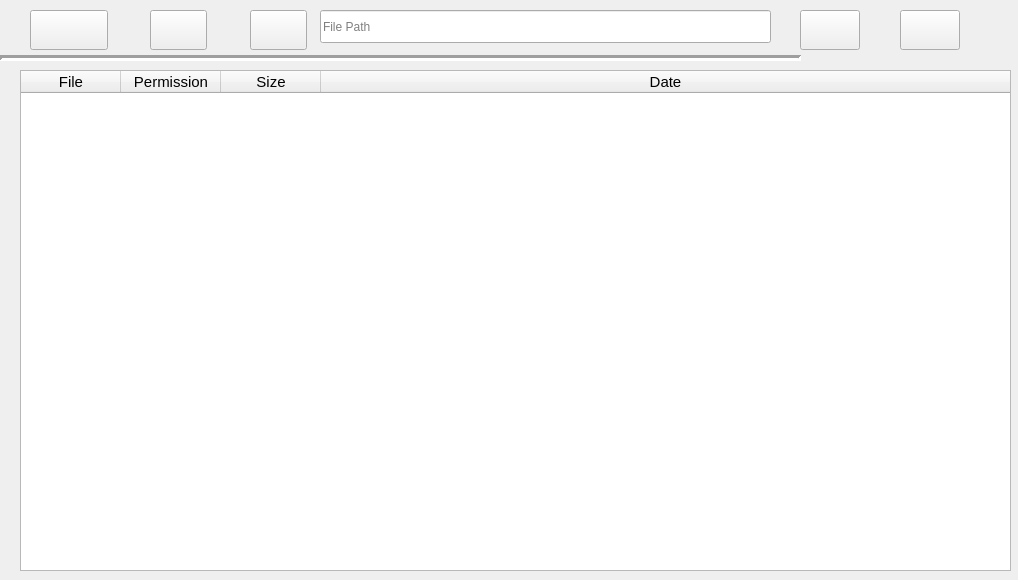
<?xml version="1.0" encoding="UTF-8"?>
<ui version="4.0">
 <class>centralwidget</class>
 <widget class="QWidget" name="centralwidget">
  <property name="geometry">
   <rect>
    <x>0</x>
    <y>0</y>
    <width>1018</width>
    <height>580</height>
   </rect>
  </property>
  <property name="sizePolicy">
   <sizepolicy hsizetype="Expanding" vsizetype="Expanding">
    <horstretch>0</horstretch>
    <verstretch>0</verstretch>
   </sizepolicy>
  </property>
  <property name="windowTitle">
   <string>Form</string>
  </property>
  <widget class="CardWidget" name="CardWidget">
   <property name="geometry">
    <rect>
     <x>0</x>
     <y>0</y>
     <width>1000</width>
     <height>61</height>
    </rect>
   </property>
   <property name="sizePolicy">
    <sizepolicy hsizetype="Expanding" vsizetype="Expanding">
     <horstretch>0</horstretch>
     <verstretch>0</verstretch>
    </sizepolicy>
   </property>
   <property name="layoutDirection">
    <enum>Qt::LeftToRight</enum>
   </property>
   <widget class="PrimaryDropDownPushButton" name="PrimaryDropDownPushButton">
    <property name="geometry">
     <rect>
      <x>30</x>
      <y>10</y>
      <width>78</width>
      <height>40</height>
     </rect>
    </property>
    <property name="styleSheet">
     <string notr="true">PushButton, ToolButton, ToggleButton, ToggleToolButton {
    color: black;
    background: rgba(255, 255, 255, 0.7);
    border: 1px solid rgba(0, 0, 0, 0.073);
    border-bottom: 1px solid rgba(0, 0, 0, 0.183);
    border-radius: 5px;
    /* font: 14px 'Segoe UI', 'Microsoft YaHei'; */
    padding: 5px 12px 6px 12px;
    outline: none;
}

ToolButton {
    padding: 5px 9px 6px 8px;
}

PushButton[hasIcon=false] {
    padding: 5px 12px 6px 12px;
}

PushButton[hasIcon=true] {
    padding: 5px 12px 6px 36px;
}

DropDownToolButton, PrimaryDropDownToolButton {
    padding: 5px 31px 6px 8px;
}

DropDownPushButton[hasIcon=false],
PrimaryDropDownPushButton[hasIcon=false] {
    padding: 5px 31px 6px 12px;
    image-position: center;
}

DropDownPushButton[hasIcon=true],
PrimaryDropDownPushButton[hasIcon=true] {
    padding: 5px 31px 6px 36px;
}

PushButton:hover, ToolButton:hover, ToggleButton:hover, ToggleToolButton:hover {
    background: rgba(249, 249, 249, 0.5);
}

PushButton:pressed, ToolButton:pressed, ToggleButton:pressed, ToggleToolButton:pressed {
    color: rgba(0, 0, 0, 0.63);
    background: rgba(249, 249, 249, 0.3);
    border-bottom: 1px solid rgba(0, 0, 0, 0.073);
}

PushButton:disabled, ToolButton:disabled, ToggleButton:disabled, ToggleToolButton:disabled {
    color: rgba(0, 0, 0, 0.36);
    background: rgba(249, 249, 249, 0.3);
    border: 1px solid rgba(0, 0, 0, 0.06);
    border-bottom: 1px solid rgba(0, 0, 0, 0.06);
}


PrimaryPushButton,
PrimaryToolButton,
ToggleButton:checked,
ToggleToolButton:checked {
    color: white;
    background-color: #009faa;
    border: 1px solid #00a7b3;
    border-bottom: 1px solid #007780;
}

PrimaryPushButton:hover,
PrimaryToolButton:hover,
ToggleButton:checked:hover,
ToggleToolButton:checked:hover {
    background-color: #00a7b3;
    border: 1px solid #2daab3;
    border-bottom: 1px solid #007780;
}

PrimaryPushButton:pressed,
PrimaryToolButton:pressed,
ToggleButton:checked:pressed,
ToggleToolButton:checked:pressed {
    color: rgba(255, 255, 255, 0.63);
    background-color: #3eabb3;
    border: 1px solid #3eabb3;
}

PrimaryPushButton:disabled,
PrimaryToolButton:disabled,
ToggleButton:checked:disabled,
ToggleToolButton:checked:disabled {
    color: rgba(255, 255, 255, 0.9);
    background-color: rgb(205, 205, 205);
    border: 1px solid rgb(205, 205, 205);
}

SplitDropButton,
PrimarySplitDropButton {
    border-left: none;
    border-top-left-radius: 0;
    border-bottom-left-radius: 0;
}

#splitPushButton,
#splitToolButton,
#primarySplitPushButton,
#primarySplitToolButton {
    border-top-right-radius: 0;
    border-bottom-right-radius: 0;
}

#splitPushButton:pressed,
#splitToolButton:pressed,
SplitDropButton:pressed {
    border-bottom: 1px solid rgba(0, 0, 0, 0.183);
}

PrimarySplitDropButton:pressed {
    border-bottom: 1px solid #007780;
}

#primarySplitPushButton, #primarySplitToolButton {
    border-right: 1px solid #3eabb3;
}

#primarySplitPushButton:pressed, #primarySplitToolButton:pressed {
    border-bottom: 1px solid #007780;
}

HyperlinkButton {
    /* font: 14px 'Segoe UI', 'Microsoft YaHei'; */
    padding: 6px 12px 6px 12px;
    color: #009faa;
    border: none;
    border-radius: 6px;
    background-color: transparent;
}

HyperlinkButton[hasIcon=false] {
    padding: 6px 12px 6px 12px;
}

HyperlinkButton[hasIcon=true] {
    padding: 6px 12px 6px 36px;
}

HyperlinkButton:hover {
    color: #009faa;
    background-color: rgba(0, 0, 0, 10);
    border: none;
}

HyperlinkButton:pressed {
    color: #009faa;
    background-color: rgba(0, 0, 0, 6);
    border: none;
}

HyperlinkButton:disabled {
    color: rgba(0, 0, 0, 0.43);
    background-color: transparent;
    border: none;
}


RadioButton {
    min-height: 24px;
    max-height: 24px;
    background-color: transparent;
    font: 14px 'Segoe UI', 'Microsoft YaHei', 'PingFang SC';
    color: black;
}

RadioButton::indicator {
    width: 18px;
    height: 18px;
    border-radius: 11px;
    border: 2px solid #999999;
    background-color: rgba(0, 0, 0, 5);
    margin-right: 4px;
}

RadioButton::indicator:hover {
    background-color: rgba(0, 0, 0, 0);
}

RadioButton::indicator:pressed {
    border: 2px solid #bbbbbb;
    background-color: qradialgradient(spread:pad, cx:0.5, cy:0.5, radius:0.5, fx:0.5, fy:0.5,
            stop:0 rgb(255, 255, 255),
            stop:0.5 rgb(255, 255, 255),
            stop:0.6 rgb(225, 224, 223),
            stop:1 rgb(225, 224, 223));
}

RadioButton::indicator:checked {
    height: 22px;
    width: 22px;
    border: none;
    border-radius: 11px;
    background-color: qradialgradient(spread:pad, cx:0.5, cy:0.5, radius:0.5, fx:0.5, fy:0.5,
            stop:0 rgb(255, 255, 255),
            stop:0.5 rgb(255, 255, 255),
            stop:0.6 #009faa,
            stop:1 #009faa);
}

RadioButton::indicator:checked:hover {
    background-color: qradialgradient(spread:pad, cx:0.5, cy:0.5, radius:0.5, fx:0.5, fy:0.5,
            stop:0 rgb(255, 255, 255),
            stop:0.6 rgb(255, 255, 255),
            stop:0.7 #009faa,
            stop:1 #009faa);
}

RadioButton::indicator:checked:pressed {
    background-color: qradialgradient(spread:pad, cx:0.5, cy:0.5, radius:0.5, fx:0.5, fy:0.5,
            stop:0 rgb(255, 255, 255),
            stop:0.5 rgb(255, 255, 255),
            stop:0.6 #009faa,
            stop:1 #009faa);
}

RadioButton:disabled {
    color: rgba(0, 0, 0, 110);
}

RadioButton::indicator:disabled {
    border: 2px solid #bbbbbb;
    background-color: transparent;
}

RadioButton::indicator:disabled:checked {
    border: none;
    background-color: qradialgradient(spread:pad, cx:0.5, cy:0.5, radius:0.5, fx:0.5, fy:0.5,
            stop:0 rgb(255, 255, 255),
            stop:0.5 rgb(255, 255, 255),
            stop:0.6 rgba(0, 0, 0, 0.2169),
            stop:1 rgba(0, 0, 0, 0.2169));
}

TransparentToolButton,
TransparentToggleToolButton,
TransparentDropDownToolButton,
TransparentPushButton,
TransparentDropDownPushButton,
TransparentTogglePushButton {
    background-color: transparent;
    border: none;
    border-radius: 5px;
    margin: 0;
}

TransparentToolButton:hover,
TransparentToggleToolButton:hover,
TransparentDropDownToolButton:hover,
TransparentPushButton:hover,
TransparentDropDownPushButton:hover,
TransparentTogglePushButton:hover {
    background-color: rgba(0, 0, 0, 9);
    border: none;
}

TransparentToolButton:pressed,
TransparentToggleToolButton:pressed,
TransparentDropDownToolButton:pressed,
TransparentPushButton:pressed,
TransparentDropDownPushButton:pressed,
TransparentTogglePushButton:pressed {
    background-color: rgba(0, 0, 0, 6);
    border: none;
}

TransparentToolButton:disabled,
TransparentToggleToolButton:disabled,
TransparentDropDownToolButton:disabled,
TransprentPushButton:disabled,
TransparentDropDownPushButton:disabled,
TransprentTogglePushButton:disabled {
    background-color: transparent;
    border: none;
}


PillPushButton,
PillPushButton:hover,
PillPushButton:pressed,
PillPushButton:disabled,
PillPushButton:checked,
PillPushButton:checked:hover,
PillPushButton:checked:pressed,
PillPushButton:disabled:checked,
PillToolButton,
PillToolButton:hover,
PillToolButton:pressed,
PillToolButton:disabled,
PillToolButton:checked,
PillToolButton:checked:hover,
PillToolButton:checked:pressed,
PillToolButton:disabled:checked {
    background-color: transparent;
    border: none;
}
</string>
    </property>
    <property name="text">
     <string/>
    </property>
    <property name="icon">
     <iconset>
      <normaloff>../resources/icons/upload.png</normaloff>../resources/icons/upload.png</iconset>
    </property>
    <property name="iconSize">
     <size>
      <width>29</width>
      <height>29</height>
     </size>
    </property>
    <property name="autoDefault">
     <bool>false</bool>
    </property>
   </widget>
   <widget class="PrimaryPushButton" name="button_connect">
    <property name="geometry">
     <rect>
      <x>250</x>
      <y>10</y>
      <width>57</width>
      <height>40</height>
     </rect>
    </property>
    <property name="text">
     <string/>
    </property>
    <property name="icon">
     <iconset>
      <normaloff>../resources/back.png</normaloff>../resources/back.png</iconset>
    </property>
    <property name="iconSize">
     <size>
      <width>27</width>
      <height>27</height>
     </size>
    </property>
   </widget>
   <widget class="LineEdit" name="FilePath">
    <property name="geometry">
     <rect>
      <x>320</x>
      <y>10</y>
      <width>451</width>
      <height>33</height>
     </rect>
    </property>
    <property name="maximumSize">
     <size>
      <width>16777215</width>
      <height>40</height>
     </size>
    </property>
    <property name="layoutDirection">
     <enum>Qt::LeftToRight</enum>
    </property>
    <property name="inputMask">
     <string/>
    </property>
    <property name="text">
     <string/>
    </property>
    <property name="placeholderText">
     <string>File Path</string>
    </property>
   </widget>
   <widget class="PrimaryPushButton" name="button_connect_2">
    <property name="geometry">
     <rect>
      <x>800</x>
      <y>10</y>
      <width>60</width>
      <height>40</height>
     </rect>
    </property>
    <property name="text">
     <string/>
    </property>
    <property name="icon">
     <iconset>
      <normaloff>../resources/go.png</normaloff>../resources/go.png</iconset>
    </property>
    <property name="iconSize">
     <size>
      <width>30</width>
      <height>30</height>
     </size>
    </property>
   </widget>
   <widget class="PrimaryPushButton" name="button_connect_3">
    <property name="geometry">
     <rect>
      <x>900</x>
      <y>10</y>
      <width>60</width>
      <height>40</height>
     </rect>
    </property>
    <property name="text">
     <string/>
    </property>
    <property name="icon">
     <iconset>
      <normaloff>../resources/refresh.png</normaloff>../resources/refresh.png</iconset>
    </property>
    <property name="iconSize">
     <size>
      <width>30</width>
      <height>30</height>
     </size>
    </property>
   </widget>
   <widget class="PrimaryPushButton" name="button_connect_4">
    <property name="geometry">
     <rect>
      <x>150</x>
      <y>10</y>
      <width>57</width>
      <height>40</height>
     </rect>
    </property>
    <property name="text">
     <string/>
    </property>
    <property name="icon">
     <iconset>
      <normaloff>../resources/create_folder.png</normaloff>../resources/create_folder.png</iconset>
    </property>
    <property name="iconSize">
     <size>
      <width>30</width>
      <height>30</height>
     </size>
    </property>
   </widget>
  </widget>
  <widget class="Line" name="line">
   <property name="geometry">
    <rect>
     <x>0</x>
     <y>50</y>
     <width>801</width>
     <height>16</height>
    </rect>
   </property>
   <property name="lineWidth">
    <number>3</number>
   </property>
   <property name="orientation">
    <enum>Qt::Horizontal</enum>
   </property>
  </widget>
  <widget class="TreeWidget" name="TreeWidget">
   <property name="geometry">
    <rect>
     <x>20</x>
     <y>70</y>
     <width>991</width>
     <height>501</height>
    </rect>
   </property>
   <column>
    <property name="text">
     <string>File</string>
    </property>
    <property name="font">
     <font>
      <pointsize>11</pointsize>
     </font>
    </property>
    <property name="textAlignment">
     <set>AlignCenter</set>
    </property>
   </column>
   <column>
    <property name="text">
     <string>Permission</string>
    </property>
    <property name="font">
     <font>
      <pointsize>11</pointsize>
     </font>
    </property>
    <property name="textAlignment">
     <set>AlignCenter</set>
    </property>
   </column>
   <column>
    <property name="text">
     <string>Size</string>
    </property>
    <property name="font">
     <font>
      <pointsize>11</pointsize>
     </font>
    </property>
    <property name="textAlignment">
     <set>AlignCenter</set>
    </property>
   </column>
   <column>
    <property name="text">
     <string>Date</string>
    </property>
    <property name="font">
     <font>
      <pointsize>11</pointsize>
     </font>
    </property>
    <property name="textAlignment">
     <set>AlignCenter</set>
    </property>
   </column>
  </widget>
 </widget>
 <customwidgets>
  <customwidget>
   <class>PushButton</class>
   <extends>QPushButton</extends>
   <header>qfluentwidgets</header>
  </customwidget>
  <customwidget>
   <class>PrimaryPushButton</class>
   <extends>PushButton</extends>
   <header>qfluentwidgets</header>
  </customwidget>
  <customwidget>
   <class>PrimaryDropDownPushButton</class>
   <extends>PrimaryPushButton</extends>
   <header>qfluentwidgets</header>
  </customwidget>
  <customwidget>
   <class>CardWidget</class>
   <extends>QFrame</extends>
   <header>qfluentwidgets</header>
   <container>1</container>
  </customwidget>
  <customwidget>
   <class>LineEdit</class>
   <extends>QLineEdit</extends>
   <header>qfluentwidgets</header>
  </customwidget>
  <customwidget>
   <class>TreeWidget</class>
   <extends>QTreeWidget</extends>
   <header>qfluentwidgets</header>
  </customwidget>
 </customwidgets>
 <tabstops>
  <tabstop>PrimaryDropDownPushButton</tabstop>
  <tabstop>button_connect_2</tabstop>
  <tabstop>button_connect</tabstop>
  <tabstop>FilePath</tabstop>
  <tabstop>TreeWidget</tabstop>
 </tabstops>
 <resources/>
 <connections/>
</ui>
